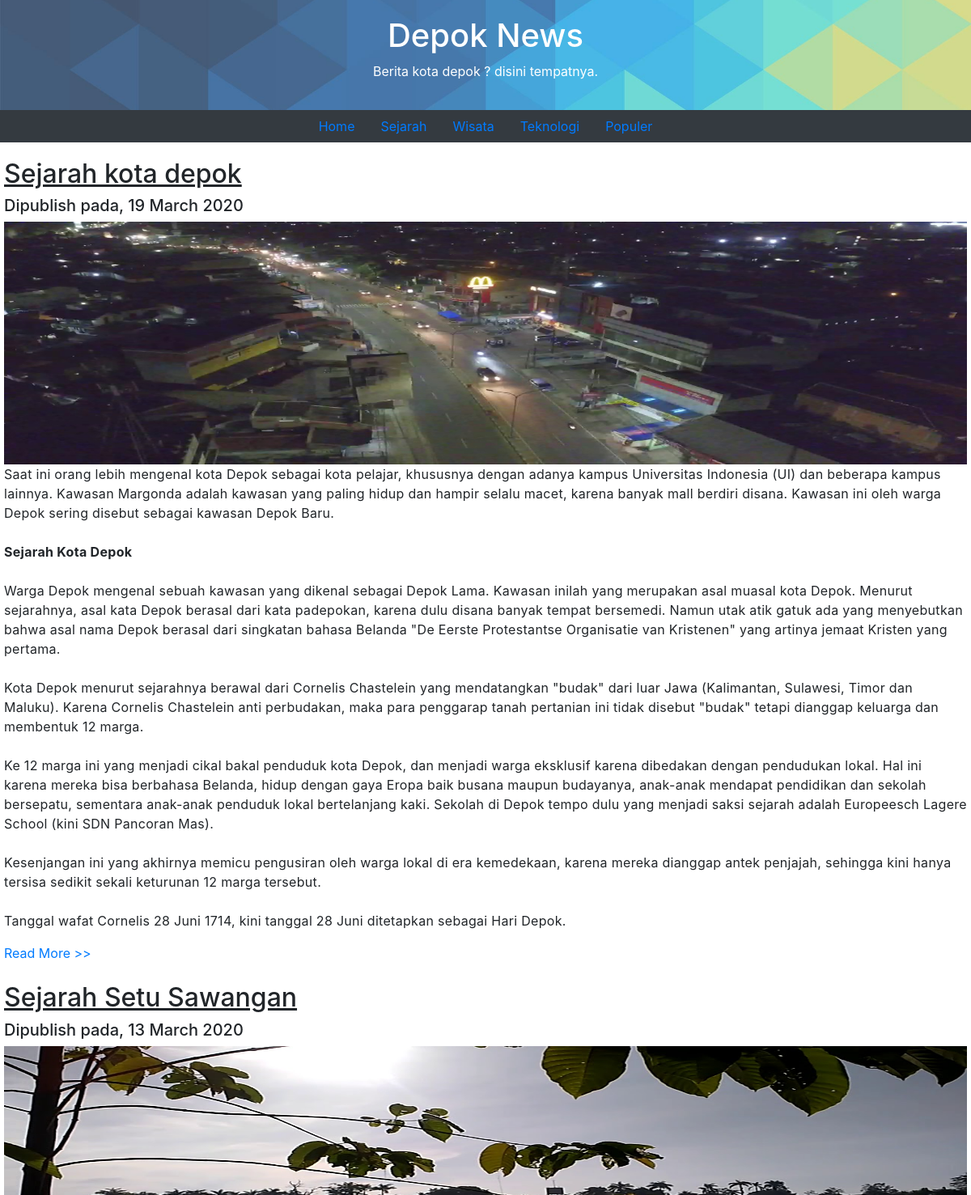
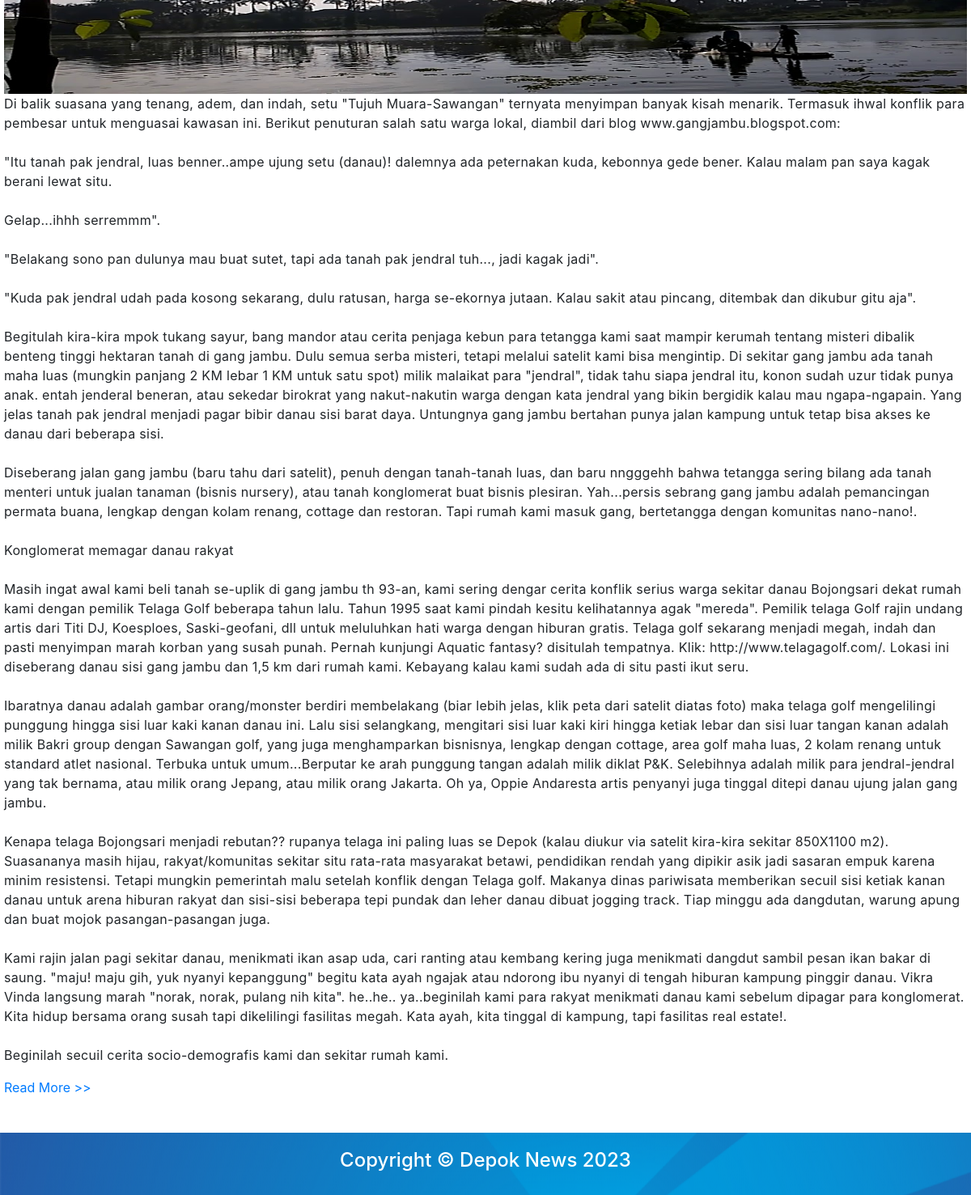
Page /sejarah-kota-depok.php on the committed database (2 pictures, top to bottom).
### tables this page shows
CREATE TABLE `berita` (
  `id` int(11) NOT NULL,
  `id_kategori` int(11) NOT NULL,
  `judul` text NOT NULL,
  `isi` text NOT NULL,
  `sumber` text NOT NULL,
  `gambar` varchar(255) NOT NULL,
  `pengirim` varchar(128) NOT NULL,
  `tanggal` date NOT NULL,
  `status` varchar(15) NOT NULL
);

### sejarah-kota-depok.php (the view, shortened to what this page needs)
<!DOCTYPE html>
<html lang="en">
<head>
    <link rel="stylesheet" href="asset/style.css">
      <link rel="stylesheet" href="https://maxcdn.bootstrapcdn.com/bootstrap/4.0.0/css/bootstrap.min.css">
</head>
<body>
    <div class="header">
        <h1>Depok News</h1>
        <p>Berita kota depok ? disini tempatnya.</p>
    </div>
    <ul class="nav justify-content-center bg-dark">
      <li class="nav-item">
        <a class="nav-link" href="index.php">Home</a>
      </li>
      <li class="nav-item">
        <a class="nav-link active" href="sejarah-kota-depok.php">Sejarah</a>
      </li>
      <li class="nav-item">
        <a class="nav-link" href="wisata-kota-depok.php">Wisata</a>
      </li>
      <li class="nav-item">
        <a class="nav-link" href="teknologi-kota-depok.php">Teknologi</a>
      </li>
       <li class="nav-item">
        <a class="nav-link" href="populer-kota-depok.php">Populer</a>
      </li>
    </ul>
    <div class="row">
        <div class="main">
            <?php
            $conn = mysqli_connect('localhost','root','','uts_depok_news');
            $query = "SELECT * FROM berita WHERE status = 'aktif' AND id_kategori = 2 ORDER BY tanggal DESC";
            $sql = mysqli_query($conn, $query);
            while ($data = mysqli_fetch_array($sql)) {
                $tglNow = date_create($data['tanggal']);
            ?>
                <h2><u><?= $data['judul'] ?></u></h2>
                <h5>Dipublish pada, <?= date_format($tglNow, 'd F Y') ?></h5>
                <img src="uploads/<?= $data['gambar'] ?>" width="100%" height="300" alt="Gambar">
                <p style="letter-spacing:0.3px;"><?= $data['isi'] ?></p>
                <a href="#" onclick="window.open('<?= $data['sumber'] ?>')">Read More >></a>
                <br>
                <br>
            <?php } ?>
        </div>
    </div>
    <div class="footer">
        <h4 style="color:white;">Copyright &copy; Depok News <?= date('Y') ?></h2>
    </div>
</body>
</html>

### asset/style.css (style rules this page uses)
* { box-sizing: border-box; }
body { font-family: Arial, Helvetica, sans-serif; margin: 0; }
.header { padding: 20px; text-align: center; background: url('header.jpg'); background-position: center; background-repeat: no-repeat; background-size: cover; color: white; }
.header h1 { font-size: 40px; }
.row { display: -ms-flexbox; display: flex; -ms-flex-wrap: wrap; flex-wrap: wrap; }
.main { -ms-flex: 70%; flex: 70%; background-color: white; padding: 20px; }
.footer { padding: 20px; text-align: center; background: url('footer.png'); }

### rows in the picture
berita: judul "Sejarah kota depok", tanggal "19 March 2020", gambar (placeholder picture), isi "Saat ini orang lebih mengenal kota Depok sebagai kota pelajar, khususnya dengan adanya kampus Universitas Indonesia (UI) dan beberapa kampus lainnya. Kawasan Margonda adalah kawasan yang paling hidup dan hampir selalu macet, karena banyak mall berdiri disana. Kawasan ini oleh warga Depok sering disebut sebagai kawasan Depok Baru. Sejarah Kota Depok Warga Depok mengenal sebuah kawasan yang dikenal sebagai Depok Lama. Kawasan inilah yang merupakan asal muasal kota Depok. Menurut sejarahnya, asal kata Depok berasal dari kata padepokan, karena dulu disana banyak tempat bersemedi. Namun utak atik gatuk ada yang menyebutkan bahwa asal nama Depok berasal dari singkatan bahasa Belanda \"De Eerste…"
berita: judul "Sejarah Setu Sawangan", tanggal "13 March 2020", gambar (placeholder picture), isi "Di balik suasana yang tenang, adem, dan indah, setu \"Tujuh Muara-Sawangan\" ternyata menyimpan banyak kisah menarik. Termasuk ihwal konflik para pembesar untuk menguasai kawasan ini. Berikut penuturan salah satu warga lokal, diambil dari blog www.gangjambu.blogspot.com: \"Itu tanah pak jendral, luas benner..ampe ujung setu (danau)! dalemnya ada peternakan kuda, kebonnya gede bener. Kalau malam pan saya kagak berani lewat situ. Gelap...ihhh serremmm\". \"Belakang sono pan dulunya mau buat sutet, tapi ada tanah pak jendral tuh..., jadi kagak jadi\". \"Kuda pak jendral udah pada kosong sekarang, dulu ratusan, harga se-ekornya jutaan. Kalau sakit atau pincang, ditembak dan dikubur gitu aja\".…"
